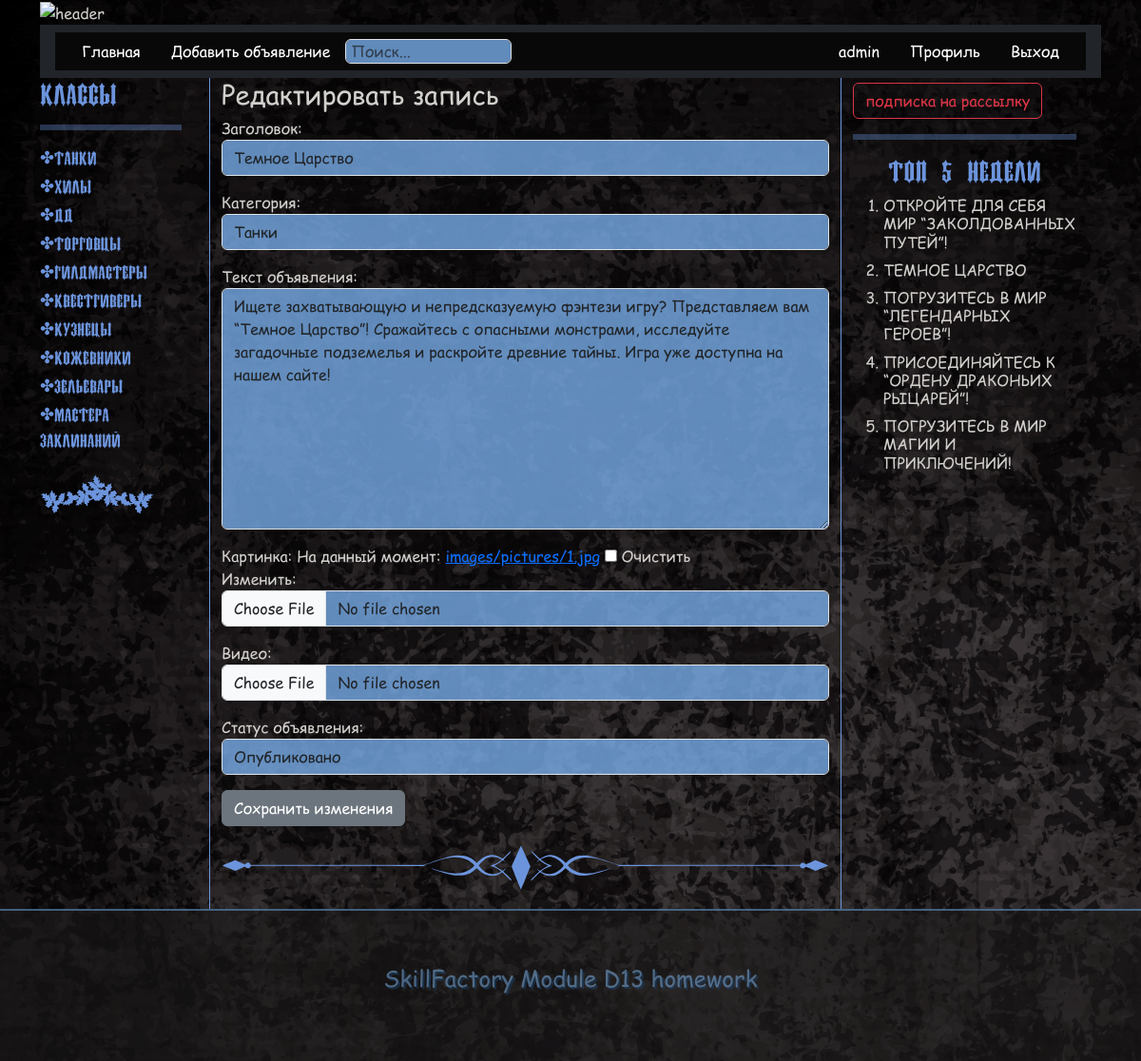
The app's page /draft_list/temnoe-tsarstvo/ad_update/ (signed in) with its own data.
### apps/main_board/models.py (models this page shows, shortened)
class Category(models.Model):
    name = models.CharField(max_length=100, verbose_name='Название категории')
    slug = models.SlugField(max_length=255, verbose_name='URL категории', blank=True)
    class Meta:
        verbose_name = 'Категория'
        verbose_name_plural = 'Категории'
    def __str__(self):
        return self.name
    def get_absolute_url(self):
        return reverse('category', kwargs={'category_slug': self.slug})

class Ad(models.Model):
    STATUS_OPTIONS = (
        ('published', 'Опубликовано'),
        ('draft', 'Черновик')
    )
    author = models.ForeignKey(to=User, verbose_name='Автор', on_delete=models.CASCADE, default=1)
    title = models.CharField(verbose_name='Заголовок', max_length=255)
    slug = models.SlugField(verbose_name='URL', max_length=255, blank=True, unique=True)
    category_ad = models.ForeignKey(Category, verbose_name='Категория', on_delete=models.CASCADE, null=True)
    text_ad = models.TextField(verbose_name='Текст объявления')
    status = models.CharField(choices=STATUS_OPTIONS, default='published', verbose_name='Статус объявления', max_length=20)
    time_create = models.DateTimeField(auto_now_add=True, verbose_name='Время создания объявления')
    pictures = models.ImageField(
        verbose_name='Картинка',
        blank=True,
        upload_to='images/pictures/',
        validators=[FileExtensionValidator(allowed_extensions=('png', 'jpg', 'webp', 'jpeg', 'gif'))])
    video = models.FileField(
        verbose_name='Видео',
        blank=True,
        upload_to='videos/',
        validators=[FileExtensionValidator(allowed_extensions=('mp4', 'avi', 'mkv', 'mov'))])
    likes = models.ManyToManyField(User, related_name='ad_like')
    class Meta:
        verbose_name = 'Объявление'
        verbose_name_plural = 'Объявления'
    def get_absolute_url(self):
        if self.status == 'published':
            return reverse('ad_detail', kwargs={'slug': self.slug})
        else:
            return reverse('draft_detail', kwargs={'slug': self.slug})

### apps/main_board/views.py (the view, shortened to what this page needs)
# urls.py: path('draft_list/<str:slug>/ad_update/', DraftUpdateView.as_view(), name='draft_update'),
class DraftUpdateView(LoginRequiredMixin, SuccessMessageMixin, UpdateView):
    model = Ad
    form_class = AdUpdateForm
    template_name = 'main_board/draft_update.html'
    success_message = 'Ваш черновик обновлен'
    def get_context_data(self, *, object_list=None, **kwargs):
        context = super().get_context_data(**kwargs)
        context['title'] = f'Обновление отзыва: {self.object.title}'
        return context

### apps/main_board/forms.py
class AdUpdateForm(AdCreateForm):
    class Meta:
        model = Ad
        fields = ('title', 'category_ad', 'text_ad', 'pictures', 'video', 'status')
    def __init__(self, *args, **kwargs):
        super().__init__(*args, **kwargs)
        for field in self.fields:
            self.fields[field].widget.attrs.update({
                'class': 'form-control',
                'autocomplete': 'off'
            })

### apps/main_board/templatetags/categories_tags.py (called while the page is built)
@register.inclusion_tag('includes/sidebar.html')
def all_categories():
    cats = Category.objects.all()
    return {"cats": cats}

### apps/main_board/templatetags/popular_ads_tags.py (called while the page is built)
@register.inclusion_tag('includes/popular_ads.html')
def get_popular_ads():
    start_date = timezone.now() - timedelta(weeks=1)
    popular_ads = Ad.objects.filter(time_create__gte=start_date, status='published').order_by('-likes')[:5]
    return {'popular_ads': popular_ads}

### templates/main_board/draft_update.html (shortened to what this page needs)
{% extends 'main.html' %}
{% load static %}
{% block content %}
    <div  class="header_top"><h3>Редактировать запись</h3></div>
        <form method="post">
        {{ form.as_p }}
        <button type="submit" class="btn btn-secondary">Сохранить изменения</button>
        </form>
    <img src="{% static 'img/divider_negru.svg' %}" class="line_separator" alt="ship"  id="my-svg">
{% endblock %}

### templates/includes/header.html (shortened to what this page needs)
{% block header %}
<header>
  <div class="px-3 py-2 text-bg-dark header_color text-reset">
      <div class="container header_color ">
        <div class="my_header d-flex flex-wrap align-items-center justify-content-center justify-content-lg-start">
          <ul class="nav col-12 col-lg-auto my-2 justify-content-start my-md-0 text-small">
            <li>
              <a href="{% url 'ad_list' %}" class="nav-link text-white">
                Главная
              </a>
            </li>
            <li>
              <a href="{% url 'ad_create' %}" class="nav-link text-white">
                Добавить объявление
              </a>
            </li>
          </ul>
              <form class="col-12 col-lg-auto mb-2 mb-lg-0 me-lg-auto" role="search"
              action="{% url 'search_header' %}" method="get">
                <input type="search" name="q" class="form-control my_form"
                placeholder="Поиск..." aria-label="Search">
              </form>
          <ul class="nav col-12 col-lg-auto my-2 justify-content-start my-md-0 text-small">
            {% if user.is_authenticated %}
            <li>
                <span class="nav-link text-white">{{ request.user.username }}</span>
            </li>
            <li>
                <a href="{% url 'profile_detail' request.user.profile.slug %}" class="nav-link text-white">
                    Профиль
                  </a>
            </li>
            <li>
              <a href="{% url 'account_logout' %}" class="nav-link text-white">
                Выход
              </a>
            </li>
            {% endif %}
          </ul>
        </div>
      </div>
    </div>
  </header>
  {% endblock header %}

### templates/includes/sidebar.html
{% load categories_tags %}
{% load static %}
{% block cat %}
    <div class="category_sidebar">
        {% for category in cats %}
            <div class="category_menu">
                <a href="{{ category.get_absolute_url }}" class="category_menu_link">&#10020;{{ category.name }}</a>
            </div>
            {% endfor%}
            <img src="{% static 'img/ship2.svg' %}" class="svg" alt="ship">
        </div>
{% endblock cat %}

### templates/includes/popular_ads.html
{% load popular_ads_tags %}
{% block content %}
      <h3 class="category_sidebar ad_category">Топ 5 недели</h3>
            <ol>
            {% for ad in popular_ads %}
                <li><h6 ><a class="ad_title" href="{{ ad.get_absolute_url }}">{{ ad.title|upper }}</a></h6></li>
                {% endfor %}
            </ol>
{% endblock content %}

### static/my_styles/styles.css (style rules this page uses)
body { background: #000 url(../img/fon1.jpg); color: #d2d0cc; background-attachment: fixed; background-repeat: repeat; font-family: 'Comic Sans MS', Helvetica, Arial, sans-serif; }
.my_header { color: #d2d0cc; }
.form-control { background-color: #7ab0edc7; }
.my_form { padding: 0 5px; }
.header_color { background-color: #080808; }
.category_sidebar { font-family: 'Ireland', Helvetica, Arial, sans-serif; color: #6c94dc; }
.ad_category { display: flex; justify-content: center; }
.category_menu { margin-bottom: 3px; }
.category_menu_link { font-size: 18px; color: #6c94dc; text-decoration: none; width: 90%; }
.ad_title { color: #d2d0cc; text-decoration: none; }
.svg { fill: #6c94dc; max-width: 80%; margin: 10px auto; }
.line_separator { width: 100%; margin: 20px 0; }

### records on screen
Category: name "Танки"
Category: name "Хилы"
Category: name "ДД"
Category: name "Торговцы"
Category: name "Гилдмастеры"
Category: name "Квестгиверы"
Category: name "Кузнецы"
Category: name "Кожевники"
Category: name "Зельевары"
Category: name "Мастера заклинаний"
Ad: title "Темное Царство", category_ad "Танки", text_ad "Ищете захватывающую и непредсказуемую фэнтези игру? Представляем вам “Темное Царство”! Сражайтесь с опасными монстрами, исследуйте загадочные подземелья и раскройте древние тайны. Игра уже доступна на нашем сайте!", status "Опубликовано", title "ТЕМНОЕ ЦАРСТВО"
Ad: title "ОТКРОЙТЕ ДЛЯ СЕБЯ МИР “ЗАКОЛДОВАННЫХ ПУТЕЙ”!"
Ad: title "ПОГРУЗИТЕСЬ В МИР “ЛЕГЕНДАРНЫХ ГЕРОЕВ”!"
Ad: title "ПРИСОЕДИНЯЙТЕСЬ К “ОРДЕНУ ДРАКОНЬИХ РЫЦАРЕЙ”!"
Ad: title "ПОГРУЗИТЕСЬ В МИР МАГИИ И ПРИКЛЮЧЕНИЙ!"

### other values on screen
{{ request.user.username }} "admin"
